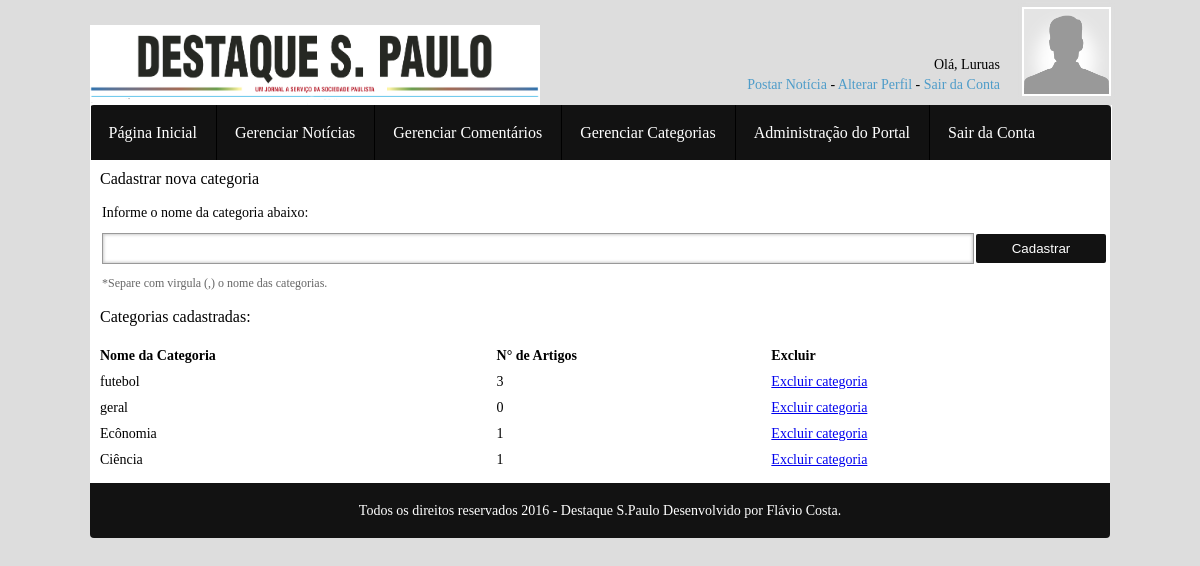
/paineldecontrole/gerenciar-categoria.php (signed in), run on the app's committed database.
### tables this page shows
CREATE TABLE IF NOT EXISTS `administradores` (
  `id` int(11) NOT NULL AUTO_INCREMENT,
  `Nome` varchar(125) DEFAULT NULL,
  `imgPerfil` varchar(30) NOT NULL,
  `Email` varchar(125) DEFAULT NULL,
  `Usuario` varchar(10) DEFAULT NULL,
  `Senha` varchar(128) DEFAULT NULL,
  PRIMARY KEY (`id`)
);

CREATE TABLE IF NOT EXISTS `categoria` (
  `id_categoria` int(11) NOT NULL AUTO_INCREMENT,
  `categoria_noticia` varchar(30) NOT NULL,
  PRIMARY KEY (`id_categoria`,`categoria_noticia`)
);

### paineldecontrole/gerenciar-categoria.php (the view)
<?php
require_once "includes/header.php";
?>
	<main>
		<section id="wrapper">
			<section id="content">
				<section id="cadastrar-categoria">
				<h1>Cadastrar nova categoria</h1>
				<form action="acoes/cadastrar-categoria.php" method="POST" onsubmit="return validarFormCat();">
				<table>
					<tr>
					<td colspan="2">Informe o nome da categoria abaixo:</td>
					</tr>
					<tr>
						<td><input type="text" name="categorias-nomes" id="categorias-nomes"/></td>
						<td><input type="submit" value="Cadastrar" id="cadastrar-cat"/></td>
					</tr>
					<tr>
						<td colspan="2" class="nota-table">*Separe com virgula (,) o nome das categorias.</td>
					</tr>
				</table>
				</form>
				</section>
				<section id="categorias-existentes">
				<h1 class="btm">Categorias cadastradas:</h1>
				<table border="0" cellpadding="0" cellspacing="0">
					<tr>
						<td><b>Nome da Categoria</b></td>
						<td><b>N° de Artigos</b></td>
						<td><b>Excluir</b></td>
					</tr>
						<?php
						$SQL_CT = mysql_query("SELECT * FROM categoria") ;
							while ($CTN = mysql_fetch_array($SQL_CT)) {
								$id_ct = $CTN['id_categoria'];
								$SQL_COUNT_NT = mysql_query("SELECT * FROM noticias WHERE categoria='$id_ct' ");
								$COUNT_NUM = mysql_num_rows($SQL_COUNT_NT);
							?>
							<tr>
							<td><?php echo $CTN['categoria_noticia']; ?></td>
							<td><?php echo $COUNT_NUM;?></td>
							<td><a href="acoes/excluir-categoria.php?id_ct=<?php echo $id_ct; ?>">Excluir categoria</a></td>
							</tr>
						<?php
							}
						?>
				</table>
				</section>
			</section>
		</section>
	</main>
<?php require "includes/footer.php";?>

### paineldecontrole/includes/header.php (shortened to what this page needs)
<!DOCTYPE html>
<?php
@$usuario = $_SESSION['Usuario'];
@$senha = $_SESSION['Senha'];
$sql = mysql_query("SELECT Nome, imgPerfil FROM administradores WHERE Usuario='$usuario' AND Senha ='$senha'");
?>
<html lang="pt_br">
	<head>
		<link rel="stylesheet" type="text/css" href="css/default.css" media="screen" />
	</head>
	<body>
		<header>
			<div id="topo">
				<div id="logo"><img src="imagens/des.png" alt="Painel de Controle - Portal WVD"  width="450px" /></div>
				<div id="right">
					<div id="mensagem">
					<?php
					while($linha = mysql_fetch_assoc($sql)){
						@$nomeUser = $linha ['Nome'];
						@$imgpUser = $linha['imgPerfil'];
					}
					?>
						Olá, <?php echo @$nomeUser ;?> <br />
						<a href="#">Postar Notícia</a> - <a href="alterar-perfil.php">Alterar Perfil</a> - <a href="logout.php">Sair da Conta</a>
					</div>
					<div id="foto-perfil"><img src="imagens/perfil/<?php echo @$imgpUser;?>" alt="Imagem de Perfil" width="85" height="85" /></div>
				</div>
			</div>
		</header>
		<div id="menu">
			<nav>
				<ul>
					<li><a href="inicial.php">Página Inicial</a></li>
					<li><a href="gerenciar-noticia.php">Gerenciar Notícias</a></li>
					<li>Gerenciar Comentários</li>
					<li><a href="gerenciar-categoria.php">Gerenciar Categorias</a></li>
					<li><a href="administracao-portal.php">Administração do Portal</a></li>
					<li><a href="logout.php">Sair da Conta</a></li>
				</ul>
			</nav>
		</div>

### paineldecontrole/css/default.css (style rules this page uses)
* { margin: 0px; padding: 0px; }
body { background-color: #ddd; }
header { width: 100%; height: 105px; float: left; position: relative; display: table; }
#topo { width: 1020px; height: 105px; margin: 0 auto; }
#logo { float: left; width: 228px; height: 53px; margin-top: 25px; }
#right { width: 560px; height: 105px; float: right; }
#mensagem { float: left; width: 450px; height: auto; font-family: Tahoma; font-size: 14px; text-align: right; position: absolute; bottom: 0; margin-bottom: 10px; line-height: 20px; }
#mensagem a { color: #4e9cc9; text-decoration: none; }
#foto-perfil { max-width: 85px; max-height: 85px; float: right; margin-left: 10px; margin-right: 3px; margin-top: 7px; }
#foto-perfil img { max-width: 85px; max-height: 85px; min-width: 85px; min-height: 85px; border: 2px solid #fff; box-shadow: 0px 0px 3px 2px #ddd; }
#menu { width: 100%; height: 55px; float: left; position: relative; background-color: #ddd; }
#menu nav { width: 1021px; height: 55px; background-color: #121212; border-radius: 4px 4px 0px 0px; margin: 0 auto; }
#menu nav ul { width: 1020px; height: 55px; margin: 0 auto; border-left: 1px solid #fff; border-right: 1px solid #fff; margin: 0; padding: 0; list-style: none; }
#menu nav ul li { width: auto; height: 55px; float: left; line-height: 55px; display: inline; font-family: Tahoma; font-size: 16px; color: #fff; padding: 0px 19px 0px 18px; border-right: 1px solid #000; }
#menu nav ul li:last-child { border: none; }
#menu nav ul li a { color: #fff; text-decoration: none; }
main { width: 100%; height: auto; margin: 0 auto; float: left; position: relative; }
section#wrapper { width: 1020px; height: auto; margin: 0 auto; }
section#content { width: 1020px; height: auto; float: left; background-color: #fff; }
section#cadastrar-categoria, section#categorias-existentes { width: 1000px; height: auto; float: left; margin-left: 10px; margin-top: 10px; font-family: Tahoma; }
section#categorias-existentes { margin-bottom: 10px; }
section#cadastrar-categoria h1, section#categorias-existentes h1 { width: 1000px; height: auto; float: left; font-size: 16px; font-weight: normal; }
section#categorias-existentes h1.btm { margin-bottom: 7px; }
section#cadastrar-categoria table, section#categorias-existentes table { width: 1000px; height: auto; float: left; margin-top: 10px; font-size: 14px; }
section#cadastrar-categoria table tr td, section#categorias-existentes table tr td { padding: 5px 0px; }
section#cadastrar-categoria table input[type='text'] { width: 850px; height: auto; padding: 7px 10px; border:1px solid #999; box-shadow: inset 0px 0px 3px 1px #ccc; }
section#cadastrar-categoria table input[type='submit'] { width: 130px; height: auto; padding: 7px 10px; border:none; border-radius: 2px; background-color: #121212; color: #fff; cursor: pointer; }
section#cadastrar-categoria table tr td.nota-table { font-size: 12px; color: #666; }

### data on the page
administradores: Nome "Luruas", imgPerfil (placeholder picture)
categoria: categoria_noticia "futebol", COUNT_NUM "3"
categoria: categoria_noticia "geral", COUNT_NUM "0"
categoria: categoria_noticia "Ecônomia", COUNT_NUM "1"
categoria: categoria_noticia "Ciência", COUNT_NUM "1"
